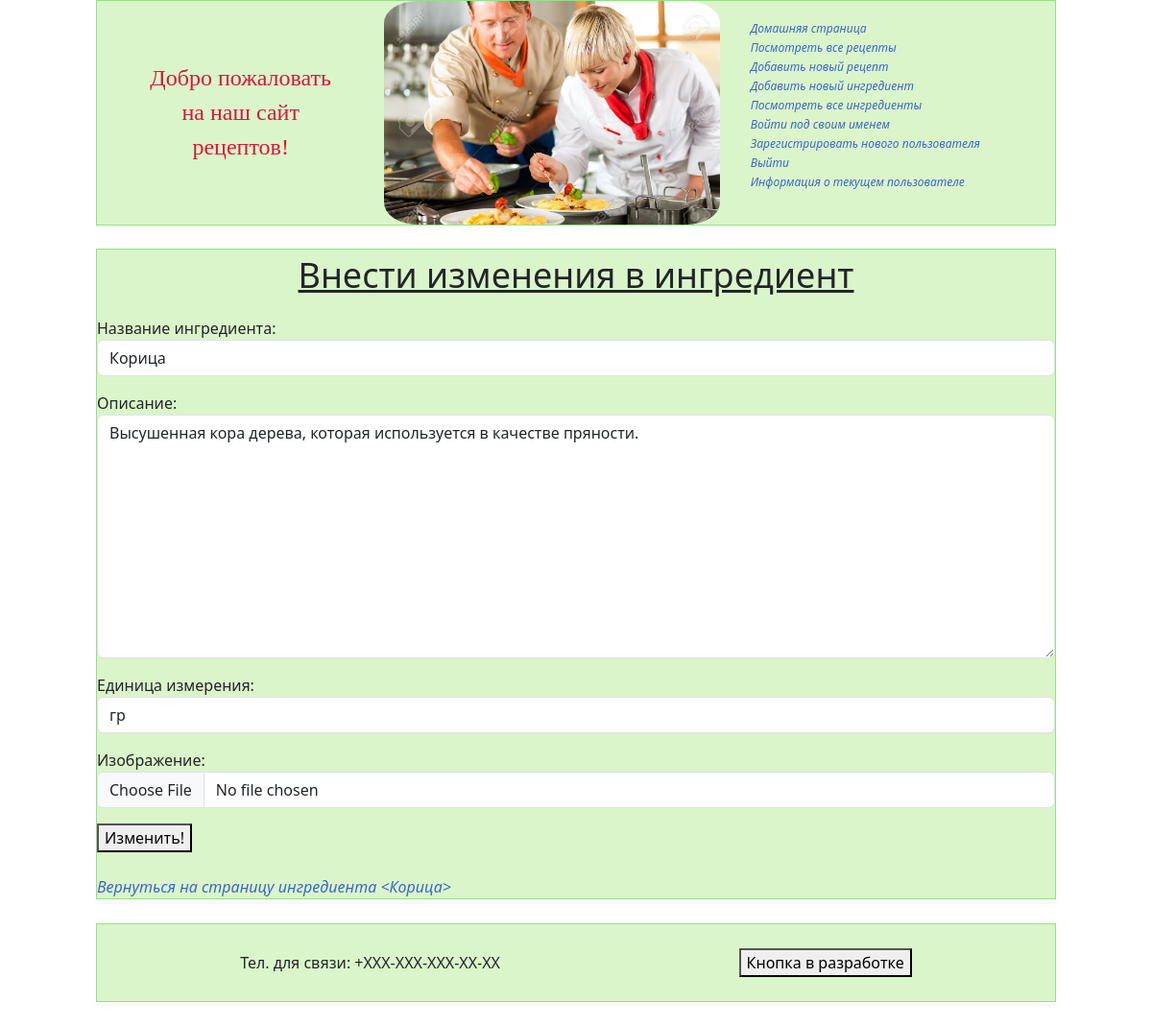
The page /ingred/29/update on the database its author committed.
### recipeapp/models.py (models this page shows, shortened)
class Ingredient(models.Model):
    class Meta:
        ordering = ["name", 'measurement_unit']
    name = models.CharField(max_length=100, db_index=True)
    description = models.TextField(null=False, blank=True, db_index=True)
    measurement_unit = models.CharField(max_length=20, default='units')
    archived = models.BooleanField(default=False)
    preview = models.ImageField(null=True, blank=True, upload_to=ingredient_preview_directory_path)

### recipeapp/views.py (the view, shortened to what this page needs)
# urls.py: path('ingred/<int:pk>/update', IngredientUpdateView.as_view(), name='ingredient_update'),
class IngredientUpdateView(UpdateView):
    model = Ingredient
    template_name_suffix = '_update_form'
    form_class = IngredientForm

### recipeapp/forms.py
class IngredientForm(forms.ModelForm):
    name = forms.CharField(
        label='Название ингредиента:',
        widget=forms.TextInput(
            attrs={'class': 'form-control'}
        )
    )
    description = forms.CharField(
        label='Описание:',
        widget=forms.Textarea(
            attrs={'class': 'form-control'}
        )
    )
    measurement_unit = forms.CharField(
        label='Единица измерения:',
        widget=forms.TextInput(
            attrs={'class': 'form-control'}
        )
    )
    preview = forms.ImageField(
        label='Изображение:',
        widget=forms.FileInput(
            attrs={'class': 'form-control'}
        )
    )
    class Meta:
        model = Ingredient
        fields = 'name', 'description', 'measurement_unit', 'preview'

### recipeapp/templates/recipeapp/ingredient_update_form.html (shortened to what this page needs)
{% extends 'recipeapp/base.html' %}
{% block body %}
<div class="fixed-container">
    <p class="section-header">Внести изменения в ингредиент</p>
    <form method="post" enctype="multipart/form-data">
        {{ form.as_p }}
        <button type="submit">
            Изменить!
        </button>
    </form>
    <br>
<div>
    <a href="{% url 'recipeapp:ingredient_details' pk=object.pk %}"
    >Вернуться на страницу ингредиента <{{ object.name }}></a>
</div>
</div>
{% endblock %}

### static/styles.css (style rules this page uses)
html, body { margin: 0; padding: 0; }
.fixed-container { max-width: 1000px; height: 100%; margin-left: auto; margin-right: auto; background-color: #DBF5CA; }
.section-header { text-align: center; text-decoration: underline; font-size: 3vw; }
a { text-decoration: none; font-style: italic; color: #3967C8; }

### rows shown on the page
Ingredient: name "Корица", description "Высушенная кора дерева, которая используется в качестве пряности.", measurement_unit "гр"
